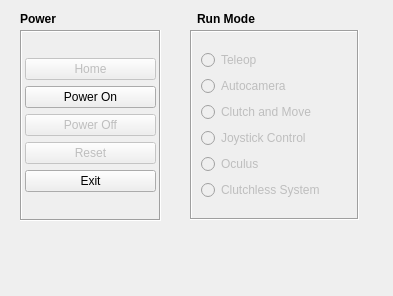
<?xml version="1.0" encoding="UTF-8"?>
<ui version="4.0">
 <class>Form</class>
 <widget class="QWidget" name="Form">
  <property name="geometry">
   <rect>
    <x>0</x>
    <y>0</y>
    <width>393</width>
    <height>296</height>
   </rect>
  </property>
  <property name="windowTitle">
   <string>CARES Lab Applications</string>
  </property>
  <widget class="QFrame" name="powerFrame">
   <property name="geometry">
    <rect>
     <x>20</x>
     <y>30</y>
     <width>141</width>
     <height>191</height>
    </rect>
   </property>
   <property name="frameShape">
    <enum>QFrame::Box</enum>
   </property>
   <property name="frameShadow">
    <enum>QFrame::Sunken</enum>
   </property>
   <layout class="QGridLayout" name="gridLayout_2">
    <property name="leftMargin">
     <number>3</number>
    </property>
    <property name="topMargin">
     <number>3</number>
    </property>
    <property name="rightMargin">
     <number>3</number>
    </property>
    <property name="bottomMargin">
     <number>3</number>
    </property>
    <item row="0" column="0">
     <layout class="QVBoxLayout" name="powerModeButtonVBoxLayout">
      <item>
       <widget class="QPushButton" name="homeButton">
        <property name="enabled">
         <bool>false</bool>
        </property>
        <property name="sizePolicy">
         <sizepolicy hsizetype="Minimum" vsizetype="Fixed">
          <horstretch>0</horstretch>
          <verstretch>0</verstretch>
         </sizepolicy>
        </property>
        <property name="text">
         <string>Home</string>
        </property>
       </widget>
      </item>
      <item>
       <widget class="QPushButton" name="powerOnButton">
        <property name="sizePolicy">
         <sizepolicy hsizetype="Minimum" vsizetype="Fixed">
          <horstretch>0</horstretch>
          <verstretch>0</verstretch>
         </sizepolicy>
        </property>
        <property name="text">
         <string>Power On</string>
        </property>
       </widget>
      </item>
      <item>
       <widget class="QPushButton" name="powerOffButton">
        <property name="enabled">
         <bool>false</bool>
        </property>
        <property name="sizePolicy">
         <sizepolicy hsizetype="Minimum" vsizetype="Fixed">
          <horstretch>0</horstretch>
          <verstretch>0</verstretch>
         </sizepolicy>
        </property>
        <property name="text">
         <string>Power Off</string>
        </property>
       </widget>
      </item>
      <item>
       <widget class="QPushButton" name="resetButton">
        <property name="enabled">
         <bool>false</bool>
        </property>
        <property name="sizePolicy">
         <sizepolicy hsizetype="Minimum" vsizetype="Fixed">
          <horstretch>0</horstretch>
          <verstretch>0</verstretch>
         </sizepolicy>
        </property>
        <property name="text">
         <string>Reset</string>
        </property>
       </widget>
      </item>
      <item>
       <widget class="QPushButton" name="exitButton">
        <property name="sizePolicy">
         <sizepolicy hsizetype="Minimum" vsizetype="Fixed">
          <horstretch>0</horstretch>
          <verstretch>0</verstretch>
         </sizepolicy>
        </property>
        <property name="text">
         <string>Exit</string>
        </property>
       </widget>
      </item>
     </layout>
    </item>
   </layout>
  </widget>
  <widget class="QFrame" name="runModeFrame">
   <property name="enabled">
    <bool>true</bool>
   </property>
   <property name="geometry">
    <rect>
     <x>190</x>
     <y>30</y>
     <width>169</width>
     <height>190</height>
    </rect>
   </property>
   <property name="frameShape">
    <enum>QFrame::Box</enum>
   </property>
   <property name="frameShadow">
    <enum>QFrame::Sunken</enum>
   </property>
   <layout class="QGridLayout" name="gridLayout_3">
    <item row="0" column="0">
     <layout class="QVBoxLayout" name="runModeRadioButtonVBoxLayout">
      <item>
       <widget class="QRadioButton" name="teleopRadioButton">
        <property name="enabled">
         <bool>false</bool>
        </property>
        <property name="sizePolicy">
         <sizepolicy hsizetype="Minimum" vsizetype="Fixed">
          <horstretch>0</horstretch>
          <verstretch>0</verstretch>
         </sizepolicy>
        </property>
        <property name="text">
         <string>Teleop</string>
        </property>
       </widget>
      </item>
      <item>
       <widget class="QRadioButton" name="autocameraRadioButton">
        <property name="enabled">
         <bool>false</bool>
        </property>
        <property name="sizePolicy">
         <sizepolicy hsizetype="Minimum" vsizetype="Fixed">
          <horstretch>0</horstretch>
          <verstretch>0</verstretch>
         </sizepolicy>
        </property>
        <property name="text">
         <string>Autocamera</string>
        </property>
       </widget>
      </item>
      <item>
       <widget class="QRadioButton" name="clutchandMoveRadioButton">
        <property name="enabled">
         <bool>false</bool>
        </property>
        <property name="sizePolicy">
         <sizepolicy hsizetype="Minimum" vsizetype="Fixed">
          <horstretch>0</horstretch>
          <verstretch>0</verstretch>
         </sizepolicy>
        </property>
        <property name="text">
         <string>Clutch and Move</string>
        </property>
       </widget>
      </item>
      <item>
       <widget class="QRadioButton" name="joystickRadioButton">
        <property name="enabled">
         <bool>false</bool>
        </property>
        <property name="sizePolicy">
         <sizepolicy hsizetype="Minimum" vsizetype="Fixed">
          <horstretch>0</horstretch>
          <verstretch>0</verstretch>
         </sizepolicy>
        </property>
        <property name="text">
         <string>Joystick Control</string>
        </property>
       </widget>
      </item>
      <item>
       <widget class="QRadioButton" name="oculusRadioButton">
        <property name="enabled">
         <bool>false</bool>
        </property>
        <property name="sizePolicy">
         <sizepolicy hsizetype="Minimum" vsizetype="Fixed">
          <horstretch>0</horstretch>
          <verstretch>0</verstretch>
         </sizepolicy>
        </property>
        <property name="text">
         <string>Oculus</string>
        </property>
       </widget>
      </item>
      <item>
       <widget class="QRadioButton" name="clutchlessSystemRadioButton">
        <property name="enabled">
         <bool>false</bool>
        </property>
        <property name="sizePolicy">
         <sizepolicy hsizetype="Minimum" vsizetype="Fixed">
          <horstretch>0</horstretch>
          <verstretch>0</verstretch>
         </sizepolicy>
        </property>
        <property name="text">
         <string>Clutchless System</string>
        </property>
       </widget>
      </item>
     </layout>
    </item>
   </layout>
  </widget>
  <widget class="QLabel" name="powerLabel">
   <property name="geometry">
    <rect>
     <x>20</x>
     <y>10</y>
     <width>46</width>
     <height>17</height>
    </rect>
   </property>
   <property name="sizePolicy">
    <sizepolicy hsizetype="Preferred" vsizetype="Minimum">
     <horstretch>0</horstretch>
     <verstretch>0</verstretch>
    </sizepolicy>
   </property>
   <property name="maximumSize">
    <size>
     <width>16777215</width>
     <height>20</height>
    </size>
   </property>
   <property name="font">
    <font>
     <weight>75</weight>
     <bold>true</bold>
    </font>
   </property>
   <property name="frameShape">
    <enum>QFrame::NoFrame</enum>
   </property>
   <property name="frameShadow">
    <enum>QFrame::Raised</enum>
   </property>
   <property name="text">
    <string>Power</string>
   </property>
   <property name="alignment">
    <set>Qt::AlignLeading|Qt::AlignLeft|Qt::AlignVCenter</set>
   </property>
  </widget>
  <widget class="QLabel" name="runModeLabel">
   <property name="geometry">
    <rect>
     <x>190</x>
     <y>10</y>
     <width>72</width>
     <height>17</height>
    </rect>
   </property>
   <property name="sizePolicy">
    <sizepolicy hsizetype="Minimum" vsizetype="Preferred">
     <horstretch>0</horstretch>
     <verstretch>10</verstretch>
    </sizepolicy>
   </property>
   <property name="maximumSize">
    <size>
     <width>16777215</width>
     <height>20</height>
    </size>
   </property>
   <property name="font">
    <font>
     <weight>75</weight>
     <bold>true</bold>
    </font>
   </property>
   <property name="frameShape">
    <enum>QFrame::NoFrame</enum>
   </property>
   <property name="frameShadow">
    <enum>QFrame::Raised</enum>
   </property>
   <property name="text">
    <string>Run Mode</string>
   </property>
   <property name="alignment">
    <set>Qt::AlignCenter</set>
   </property>
  </widget>
 </widget>
 <resources/>
 <connections/>
</ui>
